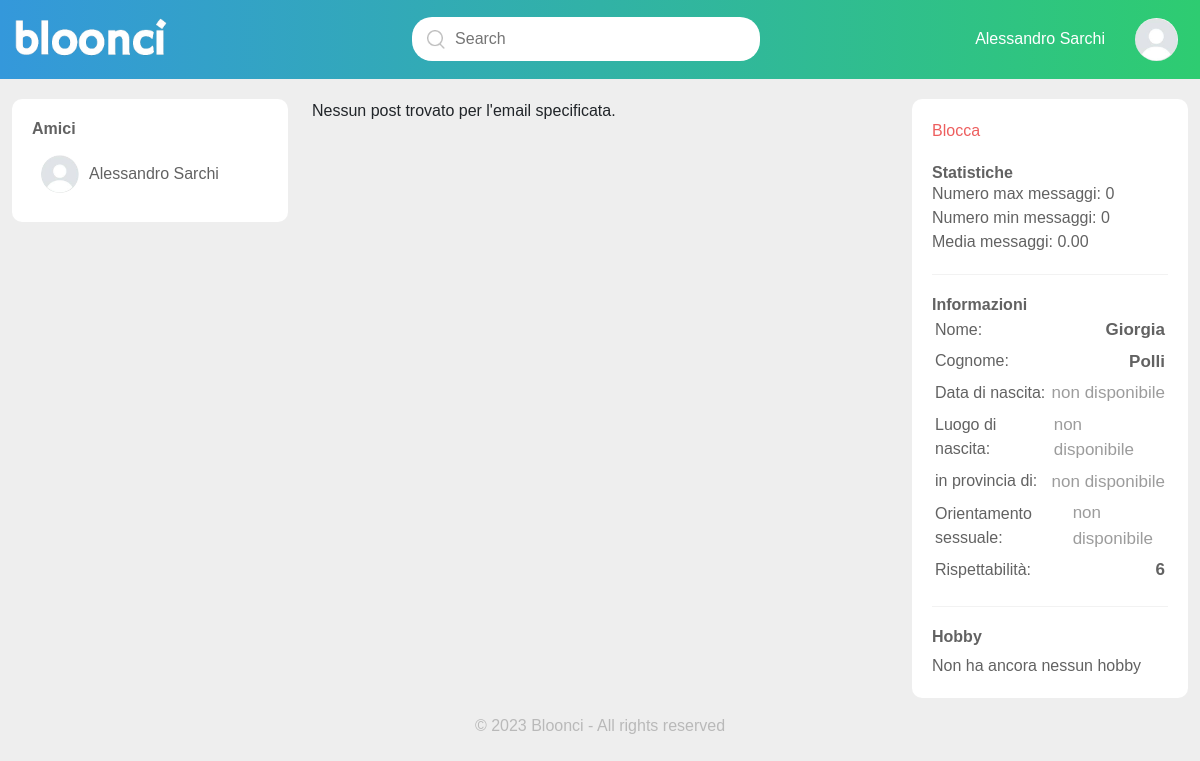
Screenshot of /frontEnd/bachecaAmico.php?emailCorrente=giorgiapolli11@libero.it (signed in) with the database file from the repository.
### tables this page shows
CREATE TABLE `utente` (
  `email` varchar(50) NOT NULL,
  `password` varchar(50) NOT NULL,
  `nome` varchar(30) NOT NULL,
  `cognome` varchar(30) NOT NULL,
  `dataNascita` date DEFAULT NULL,
  `cittàNacita` varchar(30) DEFAULT NULL,
  `provinciaNascita` varchar(30) DEFAULT NULL,
  `orientamentoSessuale` enum('eterosessuale','omosessuale','bisessuale','altro') DEFAULT NULL,
  `rispettabilità` enum('0','1','2','3','4','5','6','7','8','9','10') NOT NULL DEFAULT '6',
  `bloccante` varchar(50) DEFAULT NULL,
  `amministratore` tinyint(1) NOT NULL DEFAULT 0
);

### backEnd/infoListAmico.php (the view)
<?php
try {
    $emailUtente = $_SESSION['emailBacheca'];
    $sql = "SELECT nome, cognome, dataNascita, cittàNacita, provinciaNascita, orientamentoSessuale, rispettabilità
    FROM utente WHERE email = '$emailUtente';";
    $result = $cid->query($sql);
    if ($result->num_rows > 0) {
        while ($row = $result->fetch_assoc()) {
            echo "<div class='user-info'>";
            echo "<div class='info-list'><div>Nome: </div><span>" . ($row['nome'] ?? "<div class='non-disponibile'>non disponibile</div>") . "</span></div>";
            echo "<div class='info-list'><div>Cognome: </div><span>" . ($row['cognome'] ?? "<div class='non-disponibile'>non disponibile</div>") . "</span></div>";
            echo "<div class='info-list'><div>Data di nascita: </div><span>" . ($row['dataNascita'] ? date('d-m-Y', strtotime($row['dataNascita'])) : "<div class='non-disponibile'>non disponibile</div>") . "</span></div>";
            echo "<div class='info-list'><div>Luogo di nascita: </div><span>" . ($row['cittàNacita'] ?? "<div class='non-disponibile'>non disponibile</div>") . "</span></div>";
            echo "<div class='info-list'><div>in provincia di: </div><span>" . ($row['provinciaNascita'] ?? "<div class='non-disponibile'>non disponibile</div>") . "</span></div>";
            echo "<div class='info-list'><div>Orientamento sessuale: </div><span>" . ($row['orientamentoSessuale'] ?? "<div class='non-disponibile'>non disponibile</div>") . "</span></div>";
            echo "<div class='info-list'><div>Rispettabilità: </div><span>" . ($row['rispettabilità'] ?? "<div class='non-disponibile'>non disponibile</div>") . "</span></div>";
            echo "</div>";
        }
    } else {
        echo "Non ci sono risultati per questa query.";
    }
} catch (Exception $error) {
    echo $error;
}
?>

### backEnd/friendListAmico.php
<?php
try {
    $emailUtente = $_SESSION['emailBacheca'];
    $sql = "SELECT utente.nome, utente.cognome, utente.email
            FROM amicizia
            INNER JOIN utente ON (amicizia.emailRichiedente = utente.email AND amicizia.emailRicevitore = '$emailUtente' AND amicizia.dataAccettazione IS NOT NULL)
            OR (amicizia.emailRicevitore = utente.email AND amicizia.emailRichiedente = '$emailUtente' AND amicizia.dataAccettazione IS NOT NULL);";
    $result = $cid->query($sql);
    if ($result->num_rows > 0) {
        while ($row = $result->fetch_assoc()) {
            echo "<div class='friend-list'>";
            echo "  <img class='d-none d-lg-block' src='../images/misc/unkwownPhoto.jpeg'>";
            echo "  <div class='request-info'>";
            echo "      <h4><a href='../frontEnd/bachecaAmico.php?emailCorrente=" . $row['email'] . " ''>" . $row['nome'] . " " . $row['cognome'] . "</a></h4>";
            echo "  </div>";
            echo "</div>";
        }
    } else {
        echo "<div>Non ha ancora nessun amico</div>";
    }
} catch (Exception $error) {
    echo $error;
}

### style/myStyle.css (style rules this page uses)
* { margin: 0; padding: 0; font-family: 'poppins', sans-serif; }
body { background: #626262; }
.friend-list { display: flex; margin: 9px; align-items: center; }
.info-list { display: flex; margin: 3px; align-items: center; justify-content: space-between; }
.user-info { display: flex; flex-direction: column; }
.non-disponibile { font-weight: 400; color: #9c9c9c; }
.friend-list img { width: 38px; border-radius: 50%; margin-right: 10px; }
.request-list h4, .friend-list h4 { font-weight: 500; font-size: 16px; margin-top: 6px; margin-bottom: 6px; }
.request-list h4 a, .friend-list h4 a { text-decoration: none; color: #626262; }
.user-info span { font-size: 17px; font-weight: 600; }
.request-info { display: flex; align-items: center; justify-content: space-between; flex-grow: 1; }

### rows the page displays
utente: nome "Alessandro", cognome "Sarchi"
utente: nome "Giorgia", cognome "Polli", shows "non disponibile", cittàNacita "non disponibile", provinciaNascita "non disponibile", orientamentoSessuale "non disponibile", rispettabilità "6"

### other values shown
$_SESSION['nome'] "Alessandro"
$_SESSION['cognome'] "Sarchi"
$stats['maxMessages'] "0"
$stats['minMessages'] "0"
$stats['averageMessages'] "0.00"
